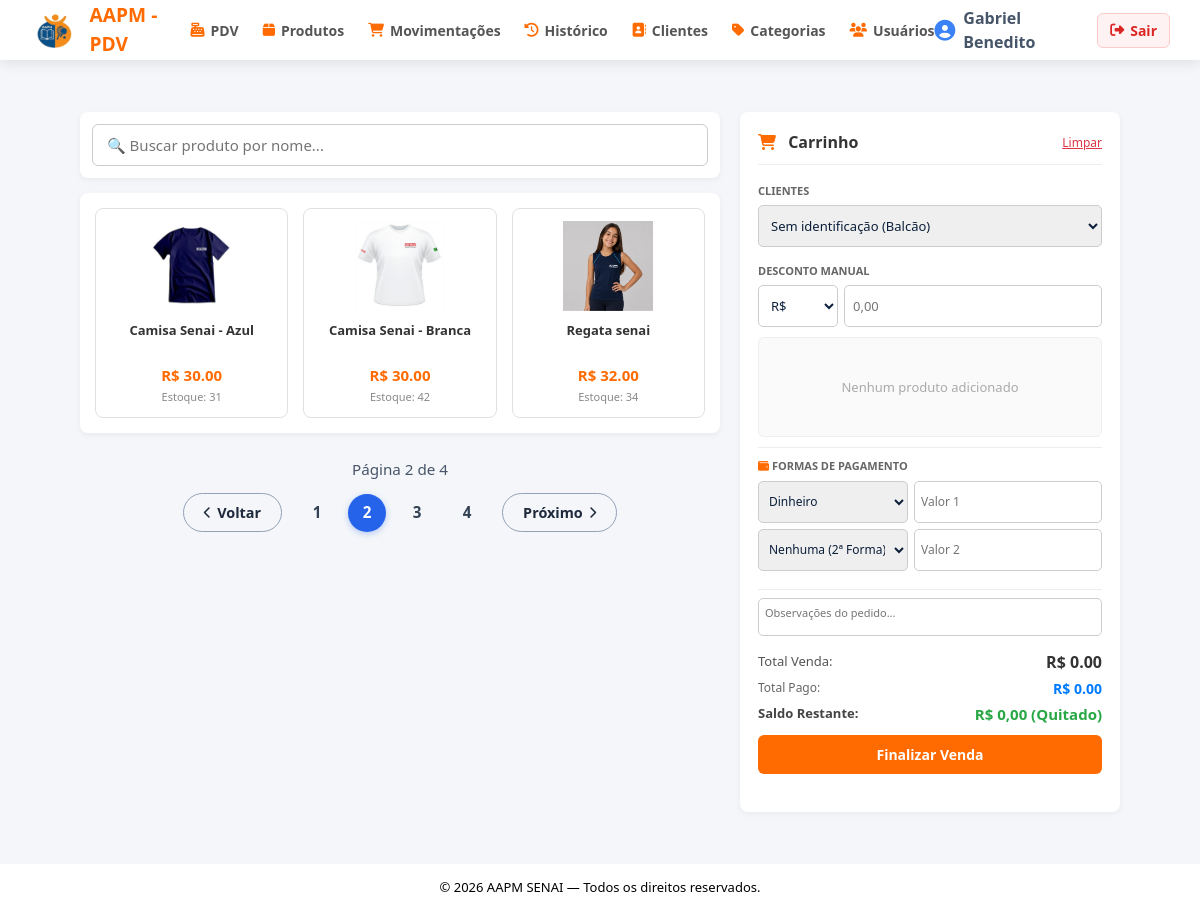
Screenshot of /pdv/?pagina=2&busca= (signed in) with the database file from the repository.
### app/models/produto.py (models this page shows, shortened)
class Produto(Base):
    __tablename__ = "produtos"
    id = Column(Integer, primary_key=True, autoincrement=True, index=True)
    nome = Column(String(150), nullable=False, index=True)
    preco = Column(Float, nullable=False, default=0.0)
    estoque_atual = Column(Integer, nullable=False, default=0)
    ativo = Column(Boolean, default=True)
    imagem_path = Column(String(255), nullable=True)
    categoria_id = Column(Integer, ForeignKey("categorias.id", ondelete="SET NULL"), nullable=True )
    categoria = relationship("Categoria", back_populates="produtos")

### app/controllers/pdv_controller.py (the view)
@router.get("/")
def tela_pdv(
    request: Request,
    db: Session = Depends(get_db),
    usuario = Depends(get_usuario_logado),
    pagina: int = 1,
    por_pagina: int = 3,
):
    query_produtos = (
        db.query(Produto)
        .filter(Produto.ativo == True, Produto.estoque_atual > 0)
        .order_by(Produto.nome)
    )
    total_produtos = query_produtos.count()
    pagina = max(pagina, 1)
    por_pagina = max(por_pagina, 1)
    total_paginas = math.ceil(total_produtos / por_pagina) if total_produtos else 1
    offset = (pagina - 1) * por_pagina
    produtos = query_produtos.offset(offset).limit(por_pagina).all()
    clientes = (
        db.query(Cliente)
        .filter(Cliente.ativo == True)
        .order_by(Cliente.nome)
        .all()
    )
    eh_admin = verificar_eh_admin(usuario)
    intervalo_paginas = gerar_intervalo_paginas(pagina, total_paginas)
    return templates.TemplateResponse(
        request,
        "pdv/index.html",
        {
            "request":             request,
            "usuario":             usuario,
            "produtos":            produtos,
            "clientes":            clientes,
            "desconto_associado":  DESCONTO_ASSOCIADO,
            "eh_admin":            eh_admin,  # 👈 Variável enviada para o template HTML
            "pagina":              pagina,
            "por_pagina":          por_pagina,
            "total_produtos":      total_produtos,
            "total_paginas":       total_paginas,
            "intervalo_paginas":   intervalo_paginas
        }
    )

### app/templates/pdv/index.html (shortened to what this page needs)
{% extends "base.html" %}
{% block content %}
<link rel="stylesheet" href="{{ url_for('static', path='CSS_produtos/index.css') }}">
<div style="width: 100%; max-width: 1400px; margin: 0 auto; padding: 20px; box-sizing: border-box; font-family: Arial, sans-serif;">
    <div style="display: flex; gap: 20px; align-items: flex-start;">
        <div style="flex: 1; display: flex; flex-direction: column; gap: 15px;">
            <div style="background: #fff; padding: 12px; border-radius: 8px; box-shadow: 0 2px 6px rgba(0,0,0,0.05);">
                <input type="text" id="busca-produto" onkeyup="filtrarProdutos()"
                    placeholder="🔍 Buscar produto por nome..."
                    style="width: 100%; padding: 10px 14px; border: 1px solid #ccc; border-radius: 6px; font-size: 15px; box-sizing: border-box; outline: none;">
            </div>
            <div id="grade-produtos"
                style="display: grid; grid-template-columns: repeat(auto-fill, minmax(180px, 1fr)); gap: 15px; background: #fff; padding: 15px; border-radius: 8px; box-shadow: 0 2px 6px rgba(0,0,0,0.05); max-height: calc(100vh - 220px); overflow-y: auto;">
                {% for produto in produtos %}
                <div class="card-produto" data-nome="{{ produto.nome|lower }}"
                    onclick="adicionarAoCarrinho({{ produto.id }}, '{{ produto.nome }}', {{ produto.preco }}, {{ produto.estoque_atual }})"
                    style="border: 1px solid #e0e0e0; border-radius: 8px; padding: 12px; text-align: center; cursor: pointer; transition: transform 0.1s, box-shadow 0.1s; background: #fff; display: flex; flex-direction: column; justify-content: space-between; height: 210px; box-sizing: border-box;">
                    <div style="height: 90px; display: flex; align-items: center; justify-content: center; margin-bottom: 8px;">
                        {% if produto.imagem_path %}
                        <img src="/static/{{ produto.imagem_path }}" alt="{{ produto.nome }}"
                            style="max-height: 100%; max-width: 100%; object-fit: contain;">
                        {% else %}
                        <i class="fa-regular fa-image" style="font-size: 32px; color: #ccc;"></i>
                        {% endif %}
                    </div>
                    <div style="font-weight: bold; font-size: 13px; color: #333; line-height: 1.2; height: 32px; overflow: hidden; display: -webkit-box; -webkit-line-clamp: 2; -webkit-box-orient: vertical;">
                        {{ produto.nome }}
                    </div>
                    <div style="margin-top: 5px;">
                        <div style="color: #ff6b00; font-weight: bold; font-size: 15px;">
                            R$ {{ "%.2f"|format(produto.preco) }}
                        </div>
                        <div style="color: #888; font-size: 11px; margin-top: 2px;">
                            Estoque: {{ produto.estoque_atual }}
                        </div>
                    </div>
                </div>
                {% endfor %}
            </div>
            {% if total_paginas and total_paginas > 1 %}
            <div class="pagination-wrapper" style="margin-top: 10px;">
                <div class="pagination-subtitle">
                    Página {{ pagina }} de {{ total_paginas }}
                </div>
                <div class="pagination-container">
                    {% if pagina > 1 %}
                    <a href="/pdv/?pagina={{ pagina - 1 }}&busca={{ busca or '' }}" class="btn-page-pill">
                        <i class="fa-solid fa-chevron-left icon-sm"></i> Voltar
                    </a>
                    {% else %}
                    <span class="btn-page-pill disabled">
                        <i class="fa-solid fa-chevron-left icon-sm"></i> Voltar
                    </span>
                    {% endif %}
                    <div class="pagination-numbers">
                        {% for item in intervalo_paginas %}
                            {% if item == "..." %}
                                <span class="page-dots">...</span>
                            {% elif item == pagina %}
                                <span class="page-num active">{{ item }}</span>
                            {% else %}
                                <a href="/pdv/?pagina={{ item }}&busca={{ busca or '' }}" class="page-num">{{ item }}</a>
                            {% endif %}
                        {% endfor %}
                    </div>
                    {% if pagina < total_paginas %}
                    <a href="/pdv/?pagina={{ pagina + 1 }}&busca={{ busca or '' }}" class="btn-page-pill">
                        Próximo <i class="fa-solid fa-chevron-right icon-sm"></i>
                    </a>
                    {% else %}
                    <span class="btn-page-pill disabled">
                        Próximo <i class="fa-solid fa-chevron-right icon-sm"></i>
                    </span>
                    {% endif %}
                </div>
            </div>
            {% endif %}
        </div>
        <div style="width: 380px; background: #fff; border-radius: 8px; box-shadow: 0 2px 6px rgba(0,0,0,0.05); padding: 18px; display: flex; flex-direction: column; height: calc(100vh - 100px); box-sizing: border-box; position: sticky; top: 20px;">
            <h3 style="margin: 0 0 12px 0; font-size: 16px; color: #333; border-bottom: 1px solid #eee; padding-bottom: 10px; display: flex; justify-content: space-between; align-items: center;">
                <span><i class="fa-solid fa-cart-shopping" style="color: #ff6b00; margin-right: 8px;"></i> Carrinho</span>
                <button type="button" onclick="limparCarrinho()"
                    style="background: none; border: none; color: #dc3545; font-size: 12px; cursor: pointer; text-decoration: underline;">Limpar</button>
            </h3>
            <form id="form-pdv" action="/pdv/finalizar" method="POST"
                style="display: flex; flex-direction: column; height: 100%; overflow-y: auto;">
                <div style="margin-bottom: 10px;">
                    <label style="font-size: 11px; font-weight: bold; color: #666; text-transform: uppercase;">Clientes</label>
                    <select name="cliente_id" id="cliente-id" onchange="atualizarTotaisEPagamentos()"
                        style="width: 100%; padding: 8px; border: 1px solid #ccc; border-radius: 5px; font-size: 13px; margin-top: 4px; outline: none;">
                        <option value="0" data-desconto="0">Sem identificação (Balcão)</option>
                    </select>
                </div>
                {% if eh_admin or (usuario and (usuario.is_admin or usuario.username == 'admin' or usuario.nome == 'admin' or usuario.cargo == 'admin')) %}
                <div style="margin-bottom: 10px;">
                    <label style="font-size: 11px; font-weight: bold; color: #666; text-transform: uppercase;">Desconto Manual</label>
                    <div style="display: flex; gap: 6px; margin-top: 4px;">
                        <select name="tipo_desconto" id="tipo_desconto" onchange="atualizarTotaisEPagamentos()"
                            style="width: 80px; padding: 8px; border: 1px solid #ccc; border-radius: 5px; font-size: 13px; outline: none; background: #fff;">
                            <option value="RS">R$</option>
                        </select>
                        <input type="number" step="0.01" min="0" name="desconto_manual" id="desconto_manual"
                            oninput="atualizarTotaisEPagamentos()" placeholder="0,00"
                            style="flex: 1; padding: 8px; border: 1px solid #ccc; border-radius: 5px; font-size: 13px; outline: none; box-sizing: border-box;">
                    </div>
                </div>
                {% endif %}
                <div id="lista-carrinho"
                    style="max-height: 180px; min-height: 100px; overflow-y: auto; border: 1px solid #eee; border-radius: 6px; padding: 10px; margin-bottom: 10px; background: #fafafa;">
                </div>
                <div style="border-top: 1px solid #eee; padding-top: 10px; margin-bottom: 10px;">
                    <label style="font-size: 11px; font-weight: bold; color: #666; text-transform: uppercase; display: block; margin-bottom: 6px;">
                        <i class="fa-solid fa-wallet" style="color: #ff6b00;"></i> Formas de Pagamento
                    </label>
                    <div style="display: flex; gap: 6px; margin-bottom: 6px;">
                        <select name="forma_pagamento_1" id="forma_pagamento_1"
                            style="flex: 1.2; padding: 6px; border: 1px solid #ccc; border-radius: 5px; font-size: 12px; outline: none;">
                            <option value="Dinheiro">Dinheiro</option>
                        </select>
                        <input type="number" step="0.01" min="0" name="valor_pagamento_1" id="valor_pagamento_1"
                            oninput="calcularSaldoRestante()" placeholder="Valor 1"
                            style="flex: 1; padding: 6px; border: 1px solid #ccc; border-radius: 5px; font-size: 12px; outline: none;">
                    </div>
                    <div style="display: flex; gap: 6px; margin-bottom: 8px;">
                        <select name="forma_pagamento_2" id="forma_pagamento_2"
                            style="flex: 1.2; padding: 6px; border: 1px solid #ccc; border-radius: 5px; font-size: 12px; outline: none;">
                            <option value="">Nenhuma (2ª Forma)</option>
                        </select>
                        <input type="number" step="0.01" min="0" name="valor_pagamento_2" id="valor_pagamento_2"
                            oninput="calcularSaldoRestante()" placeholder="Valor 2"
                            style="flex: 1; padding: 6px; border: 1px solid #ccc; border-radius: 5px; font-size: 12px; outline: none;">
                    </div>
                </div>
                <div style="border-top: 1px solid #eee; padding-top: 8px;">
                    <textarea name="observacao" id="observacao" placeholder="Observações do pedido..."
                        style="width: 100%; height: 38px; border: 1px solid #ccc; border-radius: 5px; padding: 6px; font-size: 11px; resize: none; box-sizing: border-box; outline: none; margin-bottom: 8px;"></textarea>
                    <div style="display: flex; justify-content: space-between; align-items: center; margin-bottom: 4px;">
                        <span style="font-size: 13px; color: #555;">Total Venda:</span>
                        <span id="valor-total" style="font-size: 16px; font-weight: bold; color: #333;">R$ 0,00</span>
                    </div>
                    <div style="display: flex; justify-content: space-between; align-items: center; margin-bottom: 4px;">
                        <span style="font-size: 12px; color: #666;">Total Pago:</span>
                        <span id="valor-pago" style="font-size: 14px; font-weight: bold; color: #007bff;">R$ 0,00</span>
                    </div>
                    <div style="display: flex; justify-content: space-between; align-items: center; margin-bottom: 10px;">
                        <span style="font-size: 13px; font-weight: bold; color: #444;">Saldo Restante:</span>
                        <span id="saldo-restante" style="font-size: 15px; font-weight: bold; color: #dc3545;">R$ 0,00</span>
                    </div>
                    <button type="button" id="btn-finalizar" onclick="submeterVenda()"
                        style="width: 100%; background: #ff6b00; color: #fff; border: none; padding: 10px; border-radius: 6px; font-weight: bold; font-size: 14px; cursor: pointer; transition: background 0.2s;">
                        Finalizar Venda
                    </button>
                </div>
            </form>
        </div>
    </div>
</div>
{% endblock %}

### app/static/CSS/style.css (style rules this page uses)
* { margin: 0; padding: 0; box-sizing: border-box; font-family: 'Segoe UI', Tahoma, Geneva, Verdana, sans-serif; }
body { background-color: #f1f5f9; color: #1e293b; min-height: 100vh; display: flex; flex-direction: column; }

### app/static/CSS_produtos/index.css (style rules this page uses)
:root { --navy-dark: #0b1f3a; --navy-light: #16325c; --orange-primary: #f58220; --orange-hover: #d96d10; --bg-main: #f4f6f9; --white: #ffffff; --gray-border: #e2e8f0; --text-muted: #64748b; --danger: #ef4444; --success: #10b981; }
* { margin: 0; padding: 0; box-sizing: border-box; }
body { font-family: -apple-system, BlinkMacSystemFont, "Segoe UI", Roboto, Helvetica, Arial, sans-serif; background-color: var(--bg-main); color: var(--navy-dark); line-height: 1.5; }
input[type="text"], select { width: 100%; height: 42px; padding: 0 12px; border: 1px solid var(--gray-border); border-radius: 6px; font-size: 0.95rem; color: var(--navy-dark); outline: none; transition: all 0.2s; }
.pagination-wrapper { display: flex; flex-direction: column; align-items: center; gap: 12px; margin: 2.5rem 0 1.5rem 0; }
.pagination-subtitle { font-size: 0.95rem; color: #475569; font-weight: 500; }
.pagination-container { display: flex; align-items: center; gap: 16px; flex-wrap: wrap; justify-content: center; }
.pagination-numbers { display: flex; align-items: center; gap: 12px; }
.btn-page-pill { display: inline-flex; align-items: center; gap: 6px; padding: 8px 20px; border-radius: 50px; border: 1px solid #94a3b8; background-color: transparent; color: #1e293b; font-size: 0.9rem; font-weight: 600; text-decoration: none; transition: all 0.2s ease; }
.page-num { display: flex; align-items: center; justify-content: center; width: 38px; height: 38px; border-radius: 50%; font-size: 0.95rem; font-weight: 600; color: #334155; text-decoration: none; transition: all 0.2s ease; }
.page-num.active { background-color: #2563eb; color: #ffffff; box-shadow: 0 2px 6px rgba(37, 99, 235, 0.3); }
.icon-sm { font-size: 0.75rem; }

### rows the page displays
Produto: imagem_path (picture), nome "Camisa Senai - Azul", preco "30.00", estoque_atual "31"
Produto: imagem_path (picture), nome "Camisa Senai - Branca", preco "30.00", estoque_atual "42"
Produto: imagem_path (picture), nome "Regata senai", preco "32.00", estoque_atual "34"

### other values shown
{{ usuario.nome if usuario else 'Usuário' }} "Gabriel Benedito"
{{ pagina }} "2"
{{ total_paginas }} "4"
{{ item }} "1" "3" "4"
{{ item }} "2"
